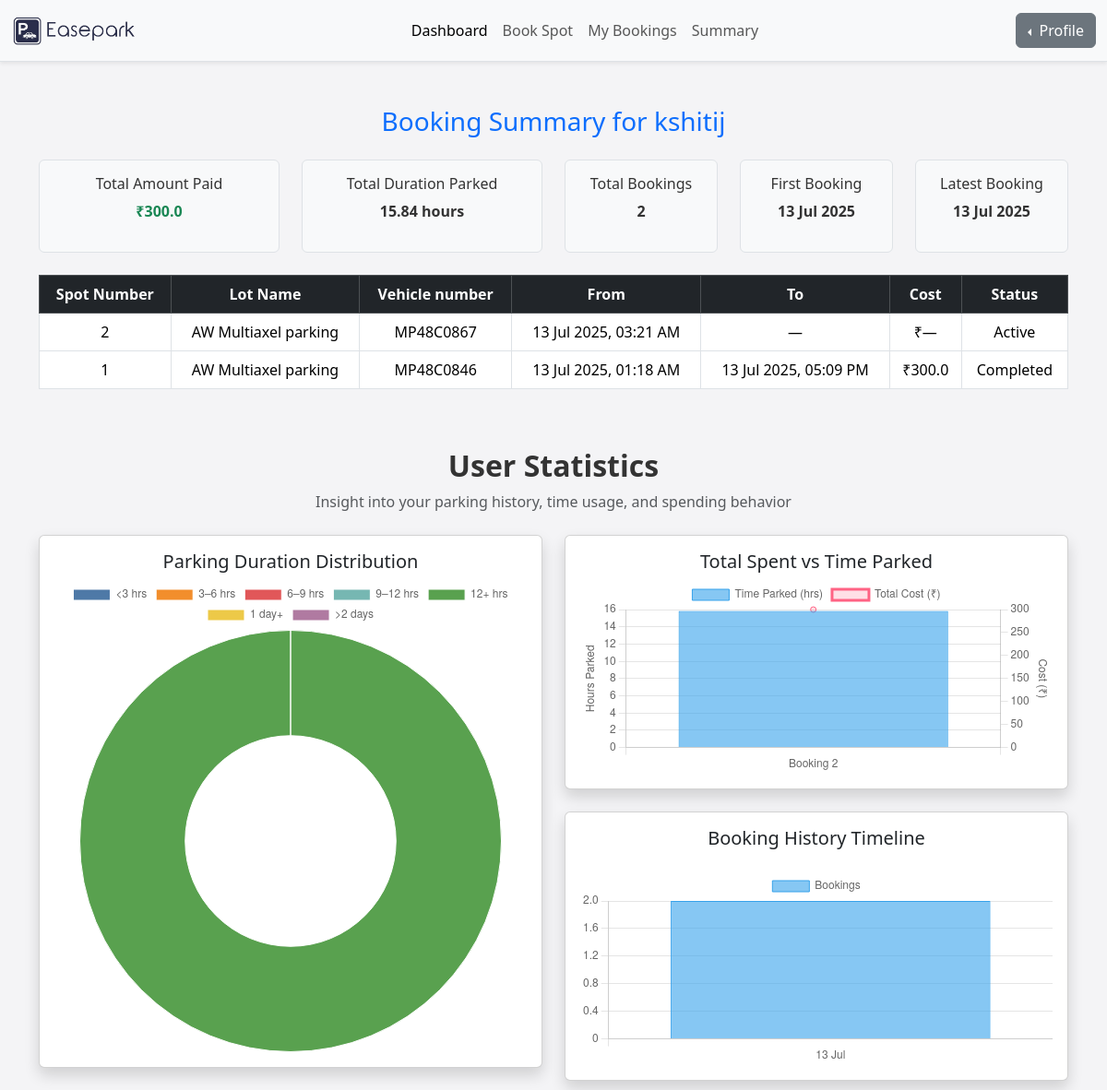
Before: /dashboard/user-summary (signed in) with the older database file.
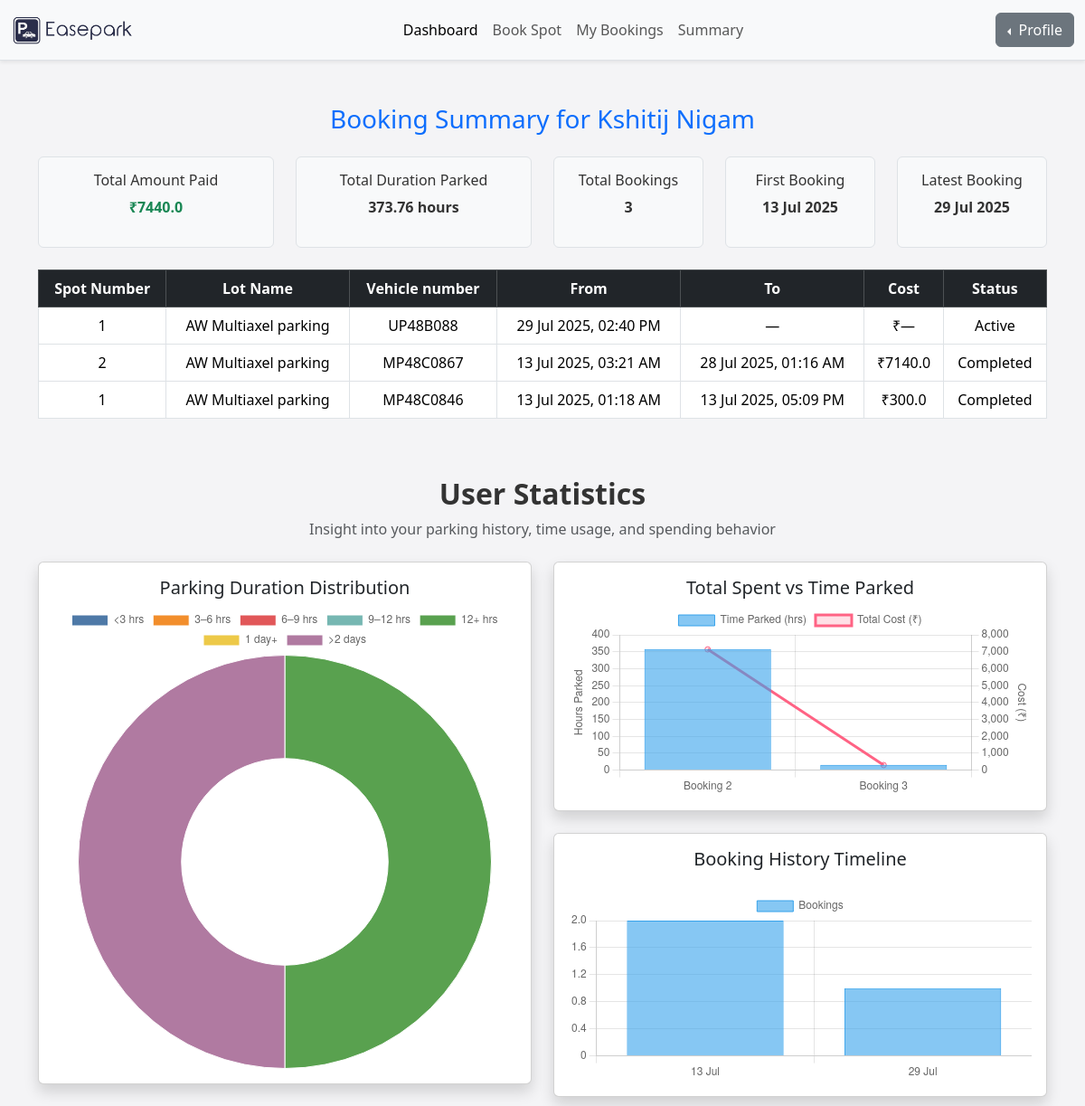
After: the same page with the newer database file.
### models/user_model.py (models this page shows)
class Users(UserMixin, db.Model):
    id = db.Column(db.Integer, primary_key=True)
    username= db.Column(db.String(100) , unique=True , nullable=False)
    email = db.Column(db.String(150), unique=True, nullable=True)
    password= db.Column(db.String(100) , nullable=False)
    role= db.Column(db.String(15), nullable=False)
    full_name = db.Column(db.String(100), nullable=True)
    phone_number = db.Column(db.String(15), unique=True, nullable=True)
    address = db.Column(db.String(255), nullable=True)
    pin_code = db.Column(db.String(10), nullable=True)
    member_since = db.Column(db.DateTime, default=datetime.utcnow)
    total_bookings = db.Column(db.Integer, default=0)
    reservations = db.relationship('Reservation', backref='user', lazy=True)

class Reservation(UserMixin, db.Model):
    id = db.Column(db.Integer, primary_key=True)
    spot_id = db.Column(db.Integer, db.ForeignKey('parking_spot.id'), nullable=False)
    user_id = db.Column(db.Integer, db.ForeignKey('users.id'), nullable=False)
    vehicle_number = db.Column(db.String(20), nullable=True)
    booking_timestamp = db.Column(db.DateTime, default=datetime.utcnow)
    releasing_timestamp = db.Column(db.DateTime, nullable=True)
    cost_per_unit_time = db.Column(db.Float, nullable=False)
    total_cost = db.Column(db.Float, nullable=True)
    status = db.Column(db.String(20), default='active')  # active, completed, cancelled

class ParkingSpot(UserMixin, db.Model):
    id = db.Column(db.Integer, primary_key=True)
    lot_id = db.Column(db.Integer, db.ForeignKey('parking_lot.id'), nullable=False)
    spot_number = db.Column(db.String(10), nullable=True) # spot number that can be given to human for finding the spot
    status = db.Column(db.String(1), default='A') # A can be considered as 'Available' at first.
    is_active = db.Column(db.Boolean, default=True) # this show wether the spot is accessible or disabled by the admin
    reservations = db.relationship('Reservation', backref='spot', lazy=True)

class ParkingLot(UserMixin, db.Model):
    id = db.Column(db.Integer, primary_key=True)
    parking_name = db.Column(db.String(150), nullable=False)
    price = db.Column(db.Float, nullable=False)
    address = db.Column(db.String(255), nullable=False)
    pin_code = db.Column(db.String(10), nullable=False)
    max_spots = db.Column(db.Integer, nullable=False)
    is_active = db.Column(db.Boolean, default=True)
    spots = db.relationship('ParkingSpot', backref='lot',cascade="all, delete", lazy=True)

### controllers/user_routes.py (the view)
@user_blueprint.route('/user-summary')
@login_required
def user_summary():
    user=current_user
    if current_user.role != 'user':
        abort(403)
    user = Users.query.get_or_404(user.id)
    history = Reservation.query.filter_by(user_id=user.id).order_by(
        Reservation.booking_timestamp.desc()
    ).all()
    total_amount_paid = sum(res.total_cost or 0 for res in history)
    total_duration_hours = 0
    for res in history:
        if res.booking_timestamp and res.releasing_timestamp:
            duration = (res.releasing_timestamp - res.booking_timestamp).total_seconds() / 3600
            total_duration_hours += duration
    total_duration_hours = round(total_duration_hours, 2)
    total_bookings = len(history)
    first_booking = history[-1].booking_timestamp if history else None
    latest_booking = history[0].booking_timestamp if history else None
    booking_counts = defaultdict(int)
    for res in history:
        if res.booking_timestamp:
            date_str = res.booking_timestamp.strftime('%d %b')
            booking_counts[date_str] += 1
    sorted_dates = sorted(booking_counts.items(), key=lambda x: datetime.strptime(x[0], '%d %b'))
    chart_labels = [d[0] for d in sorted_dates]
    chart_data = [d[1] for d in sorted_dates]
    duration_buckets = {
        '<3 hrs': 0,
        '3–6 hrs': 0,
        '6–9 hrs': 0,
        '9–12 hrs': 0,
        '12+ hrs': 0,
        '1 day+': 0,
        '>2 days': 0
    }
    for res in history:
        if res.booking_timestamp and res.releasing_timestamp:
            duration = res.releasing_timestamp - res.booking_timestamp
            duration_hours = duration.total_seconds() / 3600
            if duration_hours < 3:
                duration_buckets['<3 hrs'] += 1
            elif duration_hours <= 6:
                duration_buckets['3–6 hrs'] += 1
            elif duration_hours <= 9:
                duration_buckets['6–9 hrs'] += 1
            elif duration_hours <= 12:
                duration_buckets['9–12 hrs'] += 1
            elif duration_hours <= 24:
                duration_buckets['12+ hrs'] += 1
            elif duration_hours <= 48:
                duration_buckets['1 day+'] += 1
            else:
                duration_buckets['>2 days'] += 1
    booking_labels = []
    duration_values = []
    cost_values = []
    for idx, res in enumerate(history):
        if res.booking_timestamp and res.releasing_timestamp and res.total_cost:
            duration = res.releasing_timestamp - res.booking_timestamp
            hours = duration.total_seconds() / 3600
            booking_labels.append(f"Booking {idx + 1}")
            duration_values.append(round(hours, 2))
            cost_values.append(res.total_cost)
    return render_template(
    'user_summary.html.jinja',
    user=user,
    history=history,
    total_amount_paid=total_amount_paid,
    total_duration_hours=total_duration_hours,
    total_bookings=total_bookings,
    first_booking=first_booking,
    latest_booking=latest_booking,
    chart_labels=chart_labels,
    chart_data=chart_data,
    chart_duration_labels = list(duration_buckets.keys()),
    chart_duration_data = list(duration_buckets.values()),
    chart_booking_labels=booking_labels,
    chart_duration_data_each=duration_values,
    chart_cost_data_each=cost_values
)

### app.py (called while the page is built, shortened)
@login_manager.user_loader
def load_user(user_id):
    return db.session.get(Users, int(user_id))

@app.before_request
def create_admin_user():
    admin = Users.query.filter_by(username='admin').first()

### templates/user_summary.html.jinja (shortened to what this page needs)
<!DOCTYPE html>
<html lang="en">
<head>
    <link href="https://cdn.jsdelivr.net/npm/bootstrap@5.3.0/dist/css/bootstrap.min.css" rel="stylesheet" />
</head>
<body>
    {% include 'user_navbar.html' %}
    <div class="container mt-5">
        <h3 class="mb-4 text-primary text-center">
            Booking Summary for {{ user.full_name or user.username }}
        </h3>
        <div class="row mb-4">
            <div class="col-md-3">
                <div class="border rounded p-3 text-center bg-light">
                    <h6>Total Amount Paid</h6>
                    <p class="fw-bold text-success">₹{{ total_amount_paid }}</p>
                </div>
            </div>
            <div class="col-md-3">
                <div class="border rounded p-3 text-center bg-light">
                    <h6>Total Duration Parked</h6>
                    <p class="fw-bold">{{ total_duration_hours }} hours</p>
                </div>
            </div>
            <div class="col-md-2">
                <div class="border rounded p-3 text-center bg-light">
                    <h6>Total Bookings</h6>
                    <p class="fw-bold">{{ total_bookings }}</p>
                </div>
            </div>
            <div class="col-md-2">
                <div class="border rounded p-3 text-center bg-light">
                    <h6>First Booking</h6>
                    <p class="fw-bold">
                        {% if first_booking %}
                        {{ first_booking.strftime('%d %b %Y') }}
                        {% else %}
                        —
                        {% endif %}
                    </p>
                </div>
            </div>
            <div class="col-md-2">
                <div class="border rounded p-3 text-center bg-light">
                    <h6>Latest Booking</h6>
                    <p class="fw-bold">
                        {% if latest_booking %}
                        {{ latest_booking.strftime('%d %b %Y') }}
                        {% else %}
                        —
                        {% endif %}
                    </p>
                </div>
            </div>
        </div>
        {% if history %}
        <div class="table-responsive">
            <table class="table table-bordered text-center">
                <thead class="table-dark">
                    <tr>
                        <th>Spot Number</th>
                        <th>Lot Name</th>
                        <th>Vehicle number</th>
                        <th>From</th>
                        <th>To</th>
                        <th>Cost</th>
                        <th>Status</th>
                    </tr>
                </thead>
                <tbody>
                    {% for res in history %}
                    <tr>
                        <td>{{ res.spot.spot_number }}</td>
                        <td>{{ res.spot.lot.parking_name }}</td>
                        <td>{{ res.vehicle_number or 'N/A' }}</td>
                        <td>{{ res.booking_timestamp.strftime('%d %b %Y, %I:%M %p') }}</td>
                        <td>
                            {% if res.releasing_timestamp %}
                            {{ res.releasing_timestamp.strftime('%d %b %Y, %I:%M %p') }}
                            {% else %}
                            —
                            {% endif %}
                        </td>
                        <td>₹{{ res.total_cost or '—' }}</td>
                        <td class="text-capitalize">{{ res.status }}</td>
                    </tr>
                    {% endfor %}
                </tbody>
            </table>
        </div>
        {% else %}
        <p class="text-muted text-center">This user has no bookings yet.</p>
        {% endif %}
    </div>
    <div class="container mt-5">
        <h2 class="text-center fw-bold mb-2">User Statistics </h2>
        <p class="text-center text-muted mb-4">Insight into your parking history, time usage, and spending behavior</p>
        <div class="row">
            <div class="col-md-6 mb-4">
                <div class="card shadow rounded p-3">
                    <h5 class="text-center">Parking Duration Distribution</h5>
                    <canvas id="parkingDurationChart" height="300"></canvas>
                </div>
            </div>
            <div class="col-md-6">
                <div class="card shadow rounded p-3 mb-4">
                    <h5 class="text-center">Total Spent vs Time Parked</h5>
                    <canvas id="spentTimeChart" height="210"></canvas>
                </div>
                <div class="card shadow rounded p-3">
                    <h5 class="text-center mb-4">Booking History Timeline</h5>
                    <canvas id="bookingHistoryChart" height="210"></canvas>
                </div>
            </div>
        </div>
    </div>
    <script>
        const ctx = document.getElementById('bookingHistoryChart').getContext('2d');
        const bookingHistoryChart = new Chart(ctx, {
            type: 'bar', // or 'line'
            data: {
                labels: {{ chart_labels| tojson }},
        datasets: [{
            label: 'Bookings',
            data: {{ chart_data| tojson }},
            backgroundColor: 'rgba(54, 162, 235, 0.6)',
            borderColor: 'rgba(54, 162, 235, 1)',
            borderWidth: 1
            }]
        },
        options: {
            responsive: true,
                scales: {
                y: {
                    beginAtZero: true,
                        stepSize: 1
                }
            }
        }
    });
    </script>
    <script>
        const ctxDuration = document.getElementById('parkingDurationChart').getContext('2d');
        const parkingDurationChart = new Chart(ctxDuration, {
            type: 'doughnut',
            data: {
                labels: {{ chart_duration_labels| tojson }},
        datasets: [{
            label: 'Duration Count',
            data: {{ chart_duration_data| tojson }},
            backgroundColor: [
            '#4e79a7', // <3 hrs
            '#f28e2c', // 3–6 hrs
            '#e15759', // 6–9 hrs
            '#76b7b2', // 9–12 hrs
            '#59a14f', // 12+ hrs
            '#edc948', // 1 day+
            '#b07aa1'  // >2 days
        ],
            borderColor: '#fff',
            borderWidth: 1
            }]
        },
        options: {
            responsive: true,
                plugins: {
                legend: {
                    position: 'top'
                }
            }
        }
    });
    </script>
    <script>
        const ctxSpent = document.getElementById('spentTimeChart').getContext('2d');
        const spentTimeChart = new Chart(ctxSpent, {
            type: 'bar',
            data: {
                labels: {{ chart_booking_labels | tojson }},
        datasets: [
            {
                type: 'bar',
                label: 'Time Parked (hrs)',
                data: {{ chart_duration_data_each | tojson }},
            yAxisID: 'y',
            backgroundColor: 'rgba(54, 162, 235, 0.6)',
            borderColor: 'rgba(54, 162, 235, 1)',
            borderWidth: 1
                },
            {
                type: 'line',
                label: 'Total Cost (₹)',
                data: {{ chart_cost_data_each | tojson }},
            yAxisID: 'y1',
            borderColor: 'rgba(255, 99, 132, 1)',
            backgroundColor: 'rgba(255, 99, 132, 0.2)',
            tension: 0.4,
            fill: false
                }
        ]
        },
        options: {
            responsive: true,
                interaction: {
                mode: 'index',
                    intersect: false
            },
            stacked: false,
                scales: {
                y: {
                    type: 'linear',
                        position: 'left',
                            title: {
                        display: true,
                            text: 'Hours Parked'
                    }
                },
                y1: {
                    type: 'linear',
                        position: 'right',
                            grid: {
                        drawOnChartArea: false
                    },
                    title: {
                        display: true,
                            text: 'Cost (₹)'
                    }
                }
            }
        }
    });
    </script>
</body>
</html>

### templates/user_navbar.html (shortened to what this page needs)
<!doctype html>
<html lang="en">
<head>
  <link href="https://cdn.jsdelivr.net/npm/bootstrap@5.3.6/dist/css/bootstrap.min.css" rel="stylesheet"
>
  <link rel="stylesheet" href="{{ url_for('static', filename='CSS/styles.css') }}">
  </head>
<body>
  <nav class="navbar navbar-expand-lg bg-light border-bottom shadow-sm" id="navbar">
    <div class="container-fluid">
      <a class="navbar-brand" href="{{ url_for('user.dashboard') }}">
        <img src="{{ url_for('static', filename='images/logo.png') }}" alt="Easepark Logo"
          style="height: 40px; width: auto;">
      </a>
      <div class="collapse navbar-collapse" id="navbarSupportedContent">
        <ul class="navbar-nav mx-auto mb-2 mb-lg-0">
          <li class="nav-item">
            <a class="nav-link active" aria-current="page" href="{{ url_for('user.dashboard') }}">Dashboard</a>
          </li>
          <li class="nav-item">
            <a class="nav-link" href="{{ url_for('user.book_spot') }}">Book Spot</a>
          </li>
          <li class="nav-item">
            <a class="nav-link" href="{{ url_for('user.booking_history') }}">My Bookings</a>
          </li>
          <li class="nav-item">
            <a class="nav-link" href="{{ url_for('user.user_summary') }}">Summary</a>
          </li>
        </ul>
        <div class="btn-group dropstart">
          <button type="button" class="btn btn-secondary dropdown-toggle" data-bs-toggle="dropdown"
            aria-expanded="false">
            Profile
          </button>
        </div>
      </div>
    </div>
  </nav>
</body>
</html>

### static/CSS/styles.css (style rules this page uses)
body { background-color: #f4f4f6; color: #333333; }

Changed rows visible on the page:
changed Users: full_name "kshitij" → "Kshitij Nigam"
added Reservation: strftime "29 Jul 2025", spot.spot_number "1", spot.lot.parking_name "AW Multiaxel parking", vehicle_number "UP48B088", booking_timestamp "29 Jul 2025, 02:40 PM", total_cost "—", status "Active"
changed Reservation "MP48C0867": releasing_timestamp (not shown) → "28 Jul 2025, 01:16 AM"; total_cost "—" → "7140.0"; status "Active" → "Completed"; no longer shows "—"
Other visible differences:
{{ total_amount_paid }}: "300.0" → "7440.0"
{{ total_duration_hours }}: "15.84" → "373.76"
{{ total_bookings }}: "2" → "3"
chart data {{ chart_data| tojson }}: [2] → [2, 1]
chart data {{ chart_duration_data| tojson }}: [0, 0, 0, 0, 1, 0, 0] → [0, 0, 0, 0, 1, 0, 1]
chart data {{ chart_duration_data_each | tojson }}: [15.84] → [357.91, 15.84]
chart data {{ chart_cost_data_each | tojson }}: [300.0] → [7140.0, 300.0]
{{ latest_booking.strftime('%d %b %Y') }}: "13 Jul 2025" → "29 Jul 2025"
